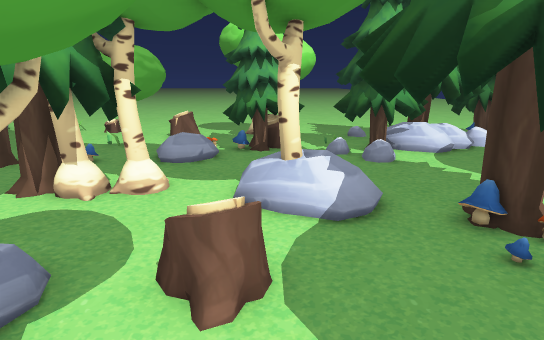
[1] (above)

24 first-person views from a walk through a 3-D level made in the Unity game engine. The camera is 1.3 m above the floor, tilts 14° down and sees 75° across. The floor is counted in squares, 0.5 m on a side. Each view is taken from the middle of a square. On the plan, view 1 faces up. The plan holds only what a view shows up to about 20 squares ahead; the rest is blank. The place goes on beyond the plan. The player character is not drawn.

[2]
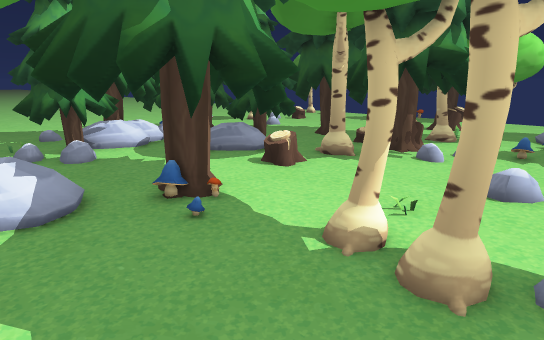

[3]
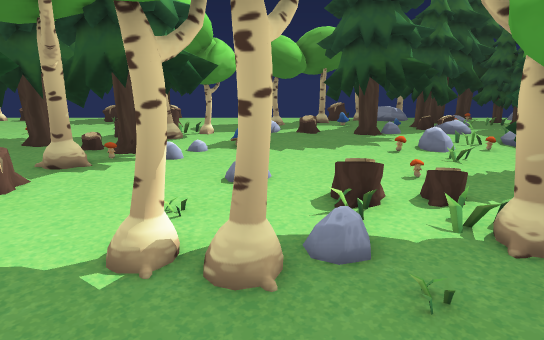

[4]
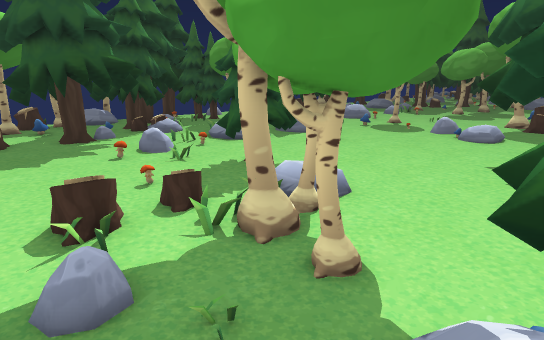

[5]
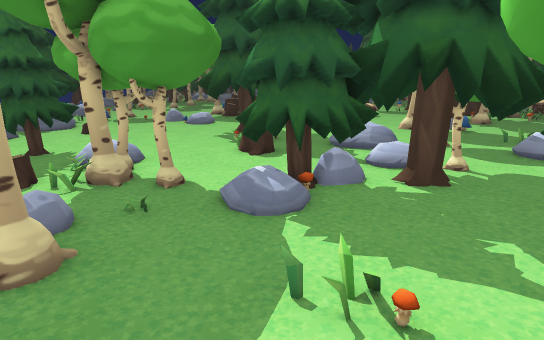

[6]
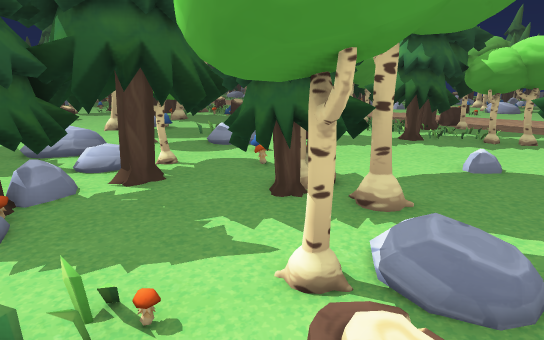

[7]
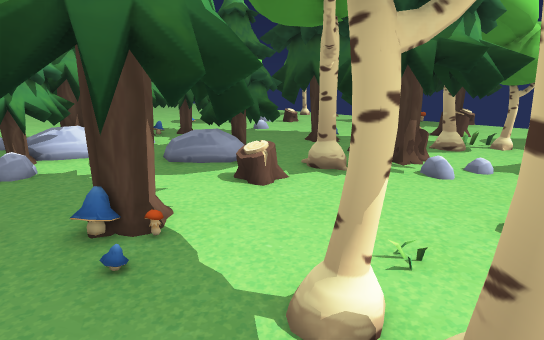

[8]
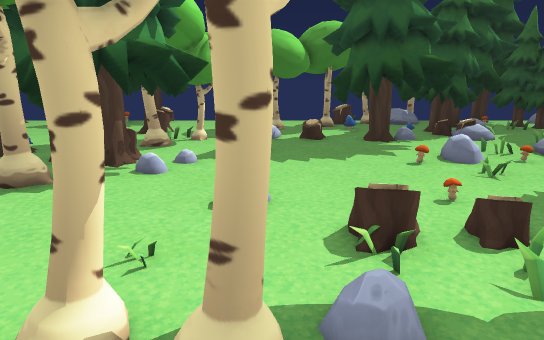

[9]
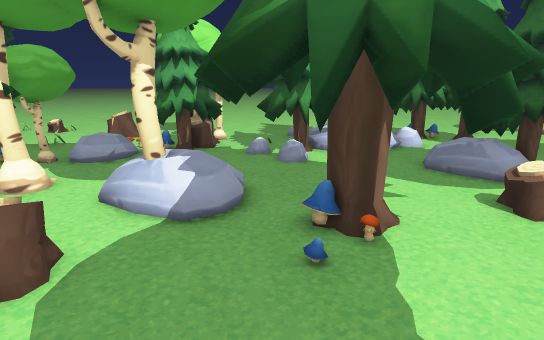

[10]
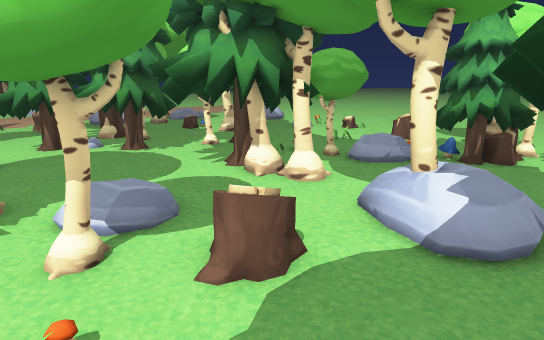

[11]
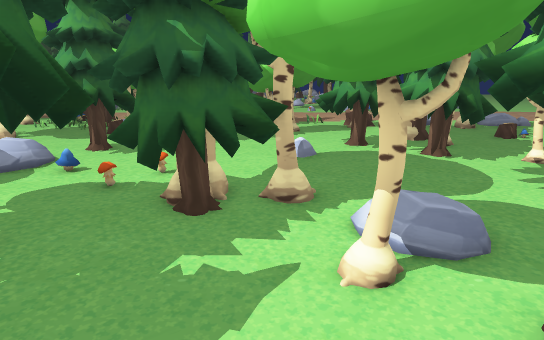

[12]
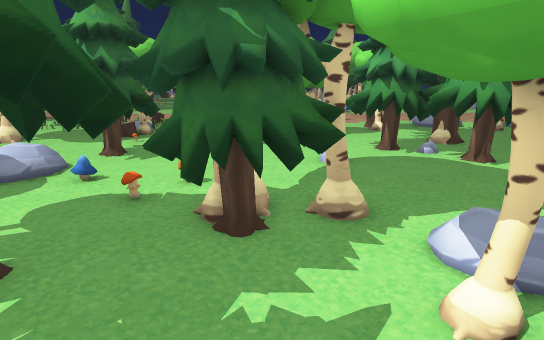

[13]
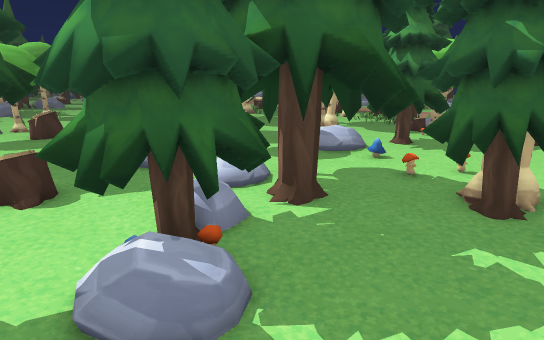

[14]
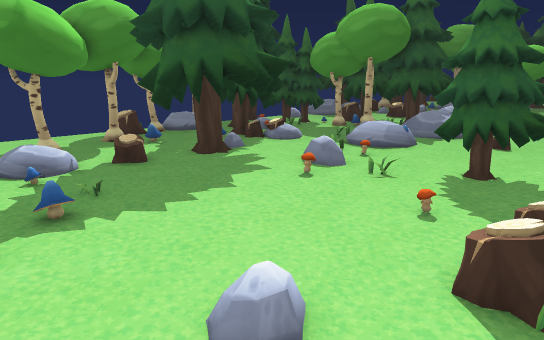

[15]
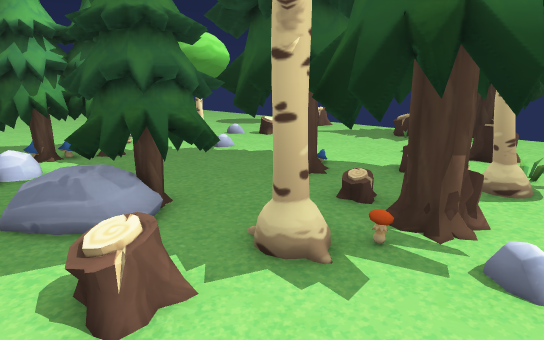

[16]
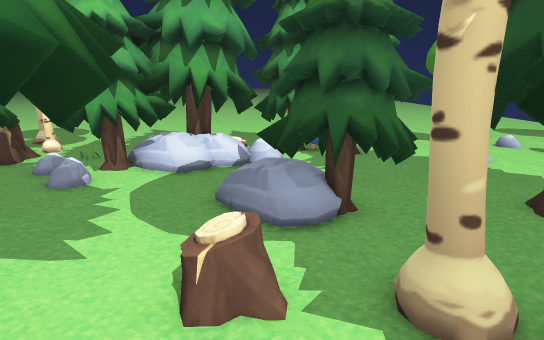

[17]
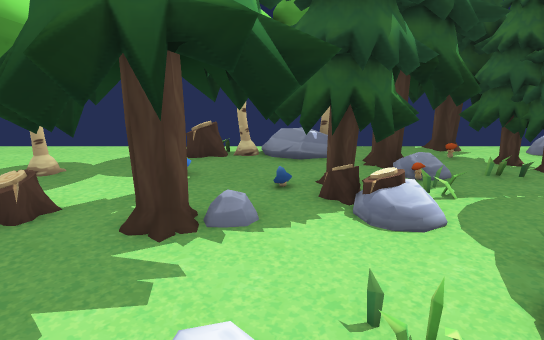

[18]
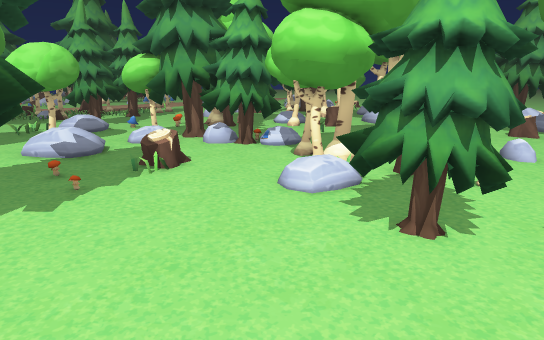

[19]
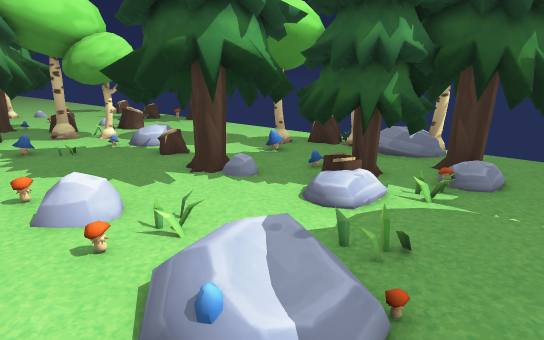

[20]
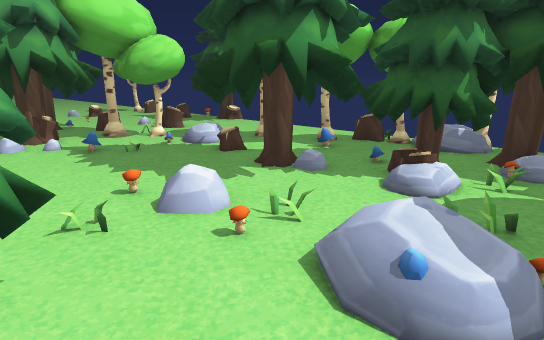

[21]
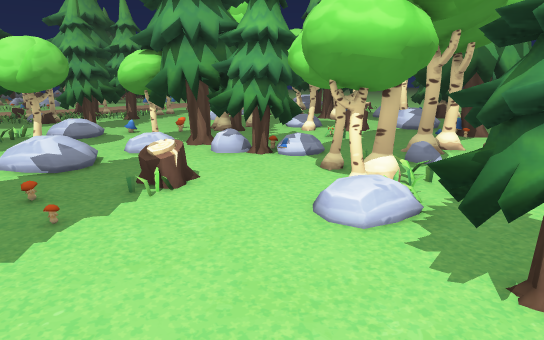

[22]
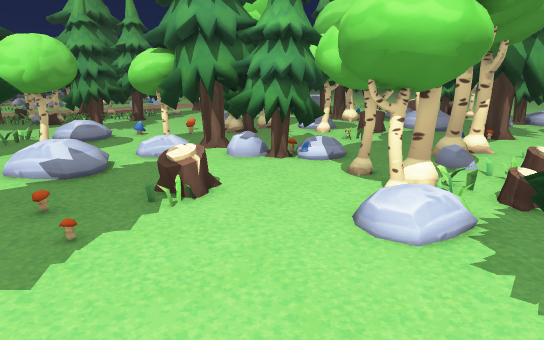

[23]
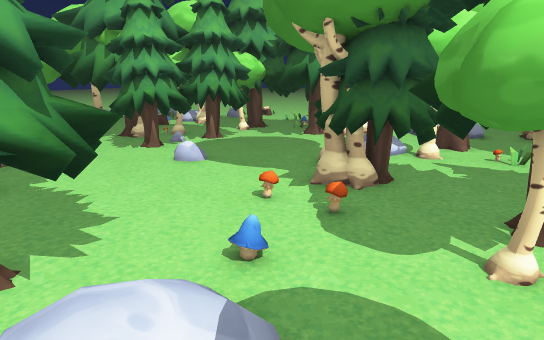

[24]
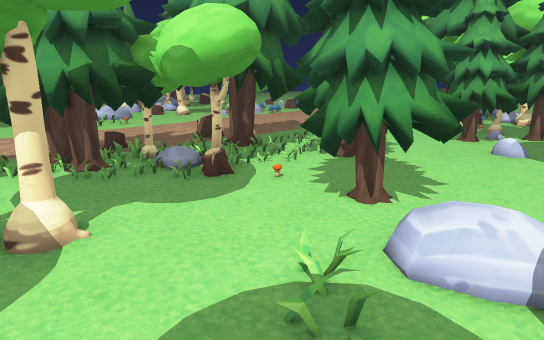

### Floor plan
Key: @ floor where view 1 was taken; # wall or solid block; x gap in a wall; . main floor; : floor 0.25 m higher than the main floor; + floor 0.5 m higher than the main floor; T tree; S stump; M mushroom; H thing the floor can be seen under or through; O other object.
Columns run from 23 left of view 1 to 26 right of it. Each row starts with its distance up from view 1.
 18               .....       ..   .TT  O. ##
 17               .....S..    ..TTTTOOO  ..###.
 16               .....  . ###.TTTTTTTOTT......
 15                ....  .TS# T T TTOTTTT..:....
 14                ....  OMTT.TTTTTT................
 13      ...O.#:     .  OOTTT.TTTTT.. ...............
 12      #..O...  T  O###.TT..TTT...  ...TT   .......
 11       ...... TTTTO## .. .......:TTT TTT   .....O
 10          T   TTTTT T ..  .. ....TTTTTTTO  .....
  9              HHTTTTT#.. OTTTTT..TTTTTTTTTT...
  8         ##OHTTTTTT#T#..##TTT TT.....TTTTT..      T
  7      #TT##TTTTTTTTTT...##TTMTTTO. #TTTTTT:.      T
  6    O###TT  TTTT.TTT......TTMMTT.. #MSSTT ..S  ..TT
  5       #T TTTTT...........TTMMT....TMSSTTH H......
  4       # .TTTT......OHHHS...TTT....TTTTTTHHH ......
  3       ##.TTT.......HHHH............TTTT.### ......
  2 ....  ## ...O...... HHHM....# .......M..### ......
  1 ..... ## .......##TTHHH.....##...........M::   ...
  0     .  #TT......TTTT ..@....# ............:.HHH ..
 -1    #TT TTTT.....TTTT........O...............HH  ..
 -2   TTTT T TT....M TTTTT.T:......O..........O.HH
 -3    TTTTTTT .....M.TTTTTMOTHHHH..........TTTT.HH
 -4    TTTTTTT TT.... TTTTTTOTHHHHH:.M.....TTTTT.
 -5   TTTT# ..TTTTMM.##TTTTTTTHHHHH.....M..TTTTTTM
 -6  .    ## .TTTT...###TTTT...HHHH......:.TTTTTT. #
 -7  .###### .TTT::.. ##T.......HHH.TTT..:.TTTTTMT ##
 -8  T#T#T##.....::..x.............TTTT......TTTTT T#
 -9   TTTT.......... ##.:...........TTT..M....TTTT T##
-10   TTTTT......... ##:+:...............::...:TTT TT
-11  TT TT ##....... ##::................M+....TOTTT
-12     ..  ##...... .......MTMT........MM:.....TTTTT
-13           ...... ..  ..TTTTT..........M......TTOTT
-14           ....O        TTT TT........ ....   TTTTT

Where each view was taken, in squares from view 1:
view 1: 0 up, 0 right, facing up
view 2: 1 down, 0 right, facing up-right
view 3: 0 up, 0 right, facing right
view 4: 0 up, 1 right, facing down-right
view 5: 5 up, 1 right, facing down
view 6: 5 up, 1 right, facing down-left
view 7: 0 up, 2 right, facing up-right
view 8: 0 up, 2 right, facing right
view 9: 0 up, 3 right, facing up
view 10: 1 up, 3 right, facing up-left
view 11: 1 up, 2 right, facing left
view 12: 0 up, 1 right, facing left
view 13: 1 up, 3 right, facing down-left
view 14: 3 up, 7 right, facing down-right
view 15: 3 up, 7 right, facing up-right
view 16: 3 up, 9 right, facing up
view 17: 7 down, 12 right, facing right
view 18: 14 down, 12 right, facing up-left
view 19: 14 down, 12 right, facing up-right
view 20: 13 down, 10 right, facing up-right
view 21: 13 down, 10 right, facing up-left
view 22: 13 down, 9 right, facing up-left
view 23: 10 down, 8 left, facing up
view 24: 13 down, 8 left, facing up-left
